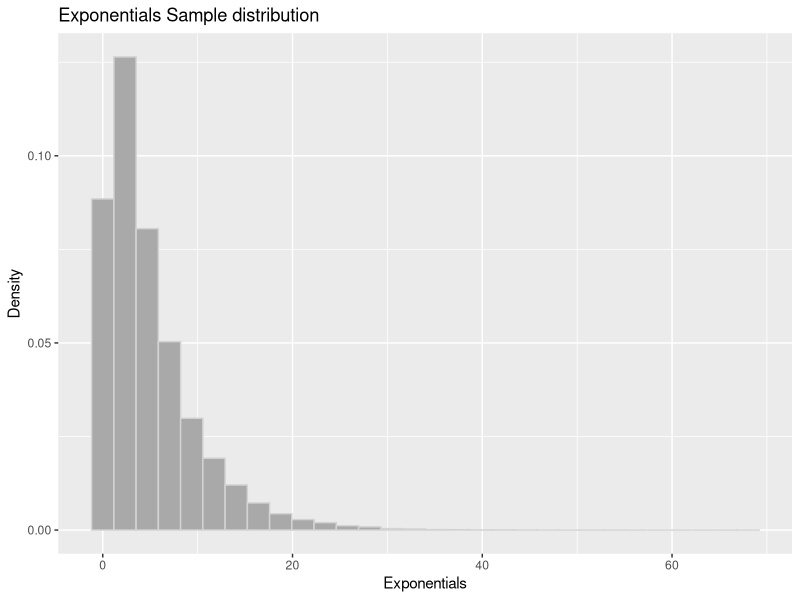
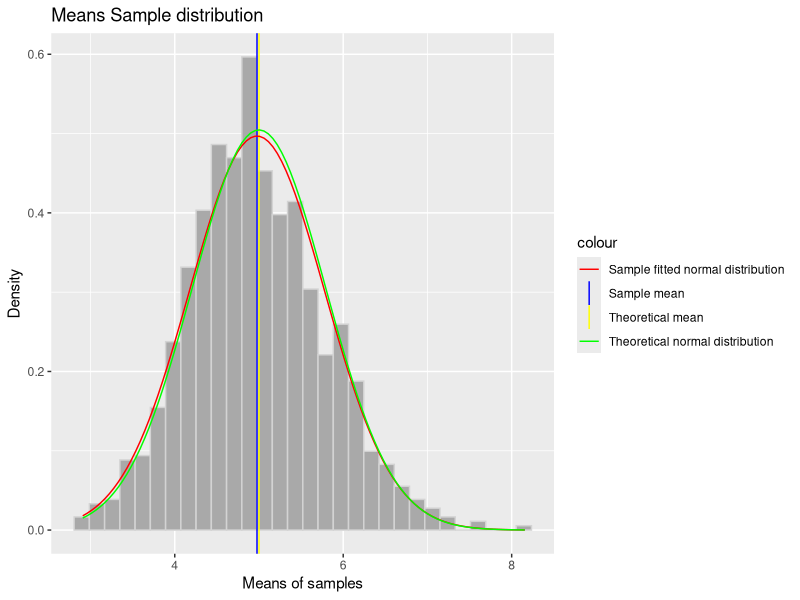

The R source for these figures, in order:
## ---- chunk 1
knitr::opts_chunk$set(echo = TRUE)
knitr::opts_chunk$set(warning = F)
library(ggplot2)
## ---- chunk 2
lambda <- 0.2
sample_size <- 40
no_of_simulations <- 1000
set.seed(712)
## ---- chunk 3
exp_simulations <- t(replicate(no_of_simulations, rexp(40, rate = lambda)))
samples_exp_means <- apply(exp_simulations, 1, mean)
## ---- chunk 4

exponential_mean <- 1/lambda
exponential_standard_deviation <- 1/lambda
exponential_variance <- exponential_standard_deviation ^2

theo_dist_mean <- exponential_mean
theo_dist_sd <- exponential_standard_deviation / sqrt(sample_size)
theo_dist_var <- exponential_variance / sample_size
## ---- chunk 5
sample_mean <- mean(samples_exp_means)
## ---- chunk 6
sample_var <- var(samples_exp_means)
sample_sd <- sd(samples_exp_means)
## ---- chunk 7
random_exp <- data.frame(exps = as.vector(exp_simulations))
ggplot(random_exp, aes(exps)) +
    geom_histogram(aes(y= ..density..), color = "lightgrey", fill = "darkgrey", bins = 30) +
    labs(title = "Exponentials Sample distribution", x = "Exponentials", y = "Density")
## ---- chunk 8
samples_exp_means <- data.frame(means = samples_exp_means)
p <- ggplot(samples_exp_means, aes(means))
p + geom_histogram(aes(y = ..density..), color = "lightgrey", fill = "darkgrey", bins = 30) +
    geom_vline(aes(xintercept = mean(samples_exp_means$means), color = "Sample mean")) +
    geom_vline(aes(xintercept = theo_dist_mean, color = "Theoretical mean")) +
    stat_function(fun = dnorm, args = list(mean = sample_mean, sd = sample_sd)
                  , aes(color = "Sample fitted normal distribution")) +
    stat_function(fun = dnorm, args = list(mean = theo_dist_mean, sd = theo_dist_sd),
                  aes(colour = "Theoretical normal distribution")) +
    labs(title = "Means Sample distribution", x = "Means of samples", y = "Density") +
    scale_color_manual(values = c("red", "blue", "Yellow", "green"))
